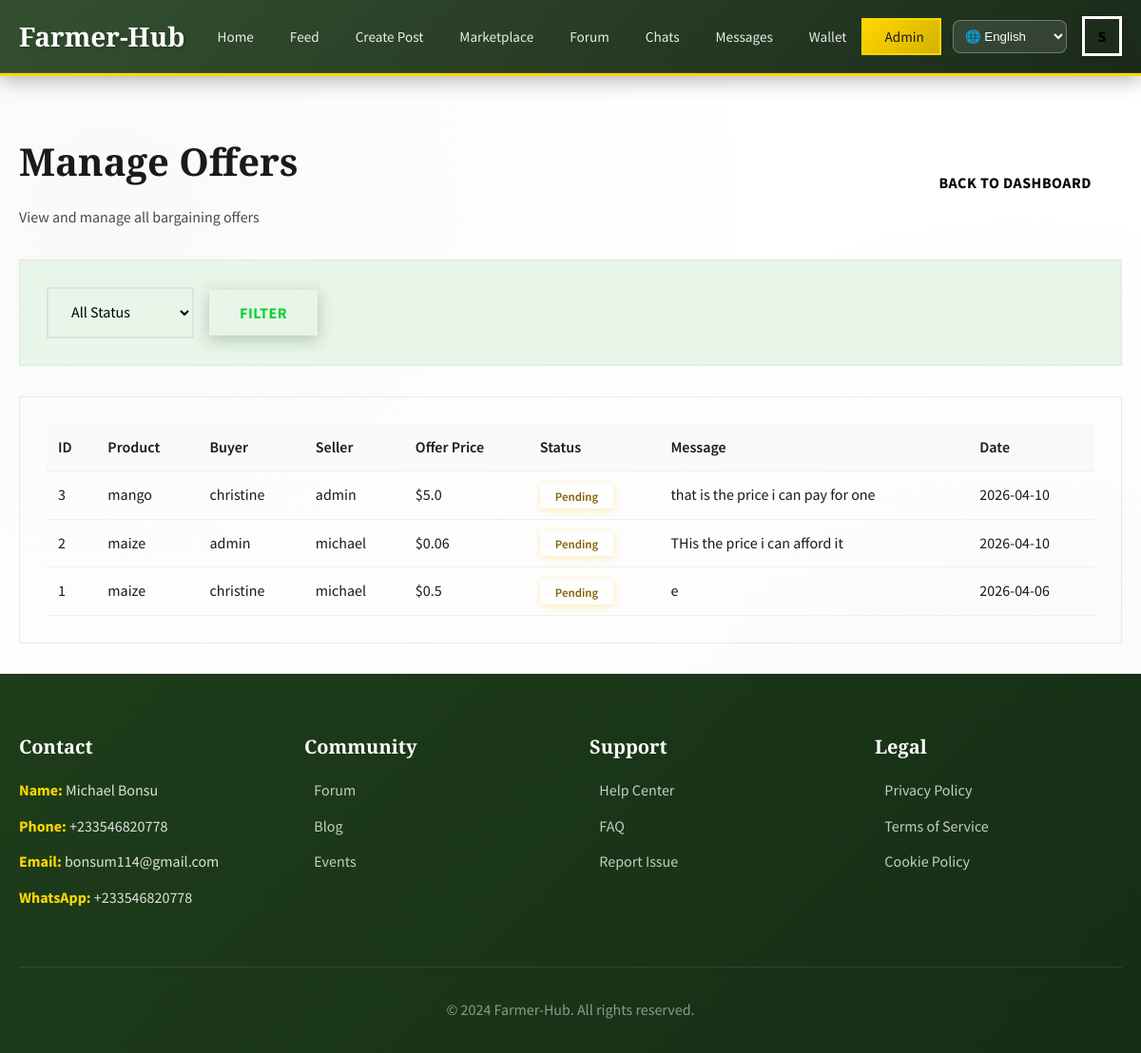
The page /admin/offers (signed in) on the database its author committed.
### app.py (models this page shows, shortened)
class User(UserMixin, db.Model):
    id = db.Column(db.Integer, primary_key=True)
    username = db.Column(db.String(80), unique=True, nullable=False)
    email = db.Column(db.String(120), unique=True, nullable=False)
    password_hash = db.Column(db.String(200), nullable=False)
    full_name = db.Column(db.String(100), nullable=False)
    location = db.Column(db.String(100))
    farm_type = db.Column(db.String(50))  # crop, livestock, mixed
    bio = db.Column(db.Text)
    avatar = db.Column(db.String(200), default='default-avatar.png')
    social_provider = db.Column(db.String(20))  # google, facebook, twitter, local
    language = db.Column(db.String(10), default='en')  # en, es, fr, de, zh, hi
    is_admin = db.Column(db.Boolean, default=False)
    is_active = db.Column(db.Boolean, default=True)
    created_at = db.Column(db.DateTime, default=datetime.utcnow)
    last_login = db.Column(db.DateTime)
    login_count = db.Column(db.Integer, default=0)
    products = db.relationship('Product', backref='seller', lazy=True)
    questions = db.relationship('Question', backref='author', lazy=True)
    answers = db.relationship('Answer', backref='author', lazy=True)
    offers_sent = db.relationship('Offer', foreign_keys='Offer.buyer_id', backref='buyer', lazy=True)
    offers_received = db.relationship('Offer', foreign_keys='Offer.seller_id', backref='seller', lazy=True)
    messages_sent = db.relationship('Message', foreign_keys='Message.sender_id', backref='sender', lazy=True)
    messages_received = db.relationship('Message', foreign_keys='Message.receiver_id', backref='receiver', lazy=True)

class Offer(db.Model):
    id = db.Column(db.Integer, primary_key=True)
    product_id = db.Column(db.Integer, db.ForeignKey('product.id'), nullable=False)
    buyer_id = db.Column(db.Integer, db.ForeignKey('user.id'), nullable=False)
    seller_id = db.Column(db.Integer, db.ForeignKey('user.id'), nullable=False)
    offer_price = db.Column(db.Float, nullable=False)
    status = db.Column(db.String(20), default='pending')  # pending, accepted, rejected, counter
    message = db.Column(db.Text)
    counter_offer = db.Column(db.Float)
    created_at = db.Column(db.DateTime, default=datetime.utcnow)

class Product(db.Model):
    id = db.Column(db.Integer, primary_key=True)
    seller_id = db.Column(db.Integer, db.ForeignKey('user.id'), nullable=False)
    title = db.Column(db.String(150), nullable=False)
    description = db.Column(db.Text, nullable=False)
    category = db.Column(db.String(50), nullable=False)  # seeds, animals
    subcategory = db.Column(db.String(50))  # vegetables, fruits, livestock, poultry
    price = db.Column(db.Float, nullable=False)
    quantity = db.Column(db.Integer, default=1)
    unit = db.Column(db.String(20))  # kg, piece, liter
    image_url = db.Column(db.String(200))
    status = db.Column(db.String(20), default='available')  # available, sold, reserved
    created_at = db.Column(db.DateTime, default=datetime.utcnow)
    offers = db.relationship('Offer', backref='product', lazy=True)

### app.py (the view)
@app.route('/admin/offers')
@login_required
@admin_required
def admin_offers():
    status = request.args.get('status')
    query = Offer.query
    if status:
        query = query.filter_by(status=status)
    offers = query.order_by(Offer.created_at.desc()).all()
    return render_template('admin/offers.html', offers=offers)

### app.py (called while the page is built)
@login_manager.user_loader
def load_user(user_id):
    return User.query.get(int(user_id))

@app.context_processor
def inject_translations():
    lang = 'en'
    if current_user.is_authenticated and current_user.language:
        lang = current_user.language
    elif session.get('language'):
        lang = session['language']
    return dict(
        languages=LANGUAGES,
        current_language=lang,
        t=TRANSLATIONS.get(lang, TRANSLATIONS['en'])
    )

def admin_required(f):
    from functools import wraps
    @wraps(f)
    def decorated_function(*args, **kwargs):
        if not current_user.is_authenticated:
            flash('Please log in to access this page.', 'error')
            return redirect(url_for('login'))
        if not current_user.is_admin:
            flash('You do not have admin privileges.', 'error')
            return redirect(url_for('dashboard'))
        return f(*args, **kwargs)
    return decorated_function

### templates/admin/offers.html (shortened to what this page needs)
{% extends "layout.html" %}
{% block content %}
<div class="container mt-4">
    <div class="d-flex justify-between align-center mb-4">
        <div>
            <h1 style="color: #1A1A1A;">Manage Offers</h1>
            <p class="text-secondary" style="color: #4A4A4A;">View and manage all bargaining offers</p>
        </div>
        <a href="{{ url_for('admin_dashboard') }}" class="btn btn-outline">Back to Dashboard</a>
    </div>
    <div class="marketplace-filters mb-4">
        <form method="GET" class="filter-group">
            <select name="status" class="form-select" style="width: auto;">
                <option value="">All Status</option>
            </select>
            <button type="submit" class="btn btn-primary">Filter</button>
        </form>
    </div>
    <div class="card">
        <div class="card-body" style="color: #1A1A1A;">
            <table class="table">
                <thead>
                    <tr style="color: #1A1A1A;">
                        <th>ID</th>
                        <th>Product</th>
                        <th>Buyer</th>
                        <th>Seller</th>
                        <th>Offer Price</th>
                        <th>Status</th>
                        <th>Message</th>
                        <th>Date</th>
                    </tr>
                </thead>
                <tbody style="color: #1A1A1A;">
                    {% for offer in offers %}
                    <tr style="color: #1A1A1A;">
                        <td>{{ offer.id }}</td>
                        <td>{{ offer.product.title }}</td>
                        <td>{{ offer.buyer.username }}</td>
                        <td>{{ offer.seller.username }}</td>
                        <td>${{ offer.offer_price }}</td>
                        <td>
                            {% if offer.status == 'pending' %}
                            <span class="unsolved-badge">Pending</span>
                            {% elif offer.status == 'accepted' %}
                            <span class="solved-badge">Accepted</span>
                            {% elif offer.status == 'rejected' %}
                            <span class="badge bg-danger">Rejected</span>
                            {% elif offer.status == 'counter' %}
                            <span class="badge bg-info">Counter</span>
                            {% endif %}
                        </td>
                        <td>{{ offer.message or 'N/A' }}</td>
                        <td>{{ offer.created_at.strftime('%Y-%m-%d') }}</td>
                    </tr>
                    {% else %}
                    <tr>
                        <td colspan="8" class="text-center">No offers found</td>
                    </tr>
                    {% endfor %}
                </tbody>
            </table>
        </div>
    </div>
</div>
{% endblock %}

### templates/layout.html (shortened to what this page needs)
<!DOCTYPE html>
<html lang="en">
<head>
    <link rel="stylesheet" href="{{ url_for('static', filename='css/style.css') }}">
    <link rel="stylesheet" href="{{ url_for('static', filename='css/animations.css') }}">
</head>
<body>
    {% if current_user.is_authenticated %}
    <nav class="navbar">
        <div class="navbar-container">
            <a href="{{ url_for('dashboard') }}" class="navbar-brand">
                Farmer-Hub
            </a>
            <div class="navbar-dashboard">
                <ul class="navbar-menu">
                    <li><a href="{{ url_for('dashboard') }}" title="Dashboard"><span class="nav-text">Home</span></a></li>
                    <li><a href="{{ url_for('feed') }}" title="Feed"><span class="nav-text">Feed</span></a></li>
                    <li><a href="{{ url_for('create_post') }}" title="Create Post"><span class="nav-text">Create Post</span></a></li>
                    <li><a href="{{ url_for('marketplace') }}" title="Marketplace"><span class="nav-text">Marketplace</span></a></li>
                    <li><a href="{{ url_for('forum') }}" title="Forum"><span class="nav-text">Forum</span></a></li>
                    <li><a href="{{ url_for('chats') }}" title="Chats"><span class="nav-text">Chats</span></a></li>
                    <li><a href="{{ url_for('messages') }}" title="Messages"><span class="nav-text">Messages</span></a></li>
                    <li><a href="{{ url_for('wallet') }}" title="Wallet"><span class="nav-text">Wallet</span></a></li>
                    {% if current_user.is_admin %}
                    <li><a href="{{ url_for('admin_dashboard') }}" title="Admin" class="admin-link"><span class="nav-text">Admin</span></a></li>
                    {% endif %}
                </ul>
            </div>
            <div class="navbar-actions">
                <div class="language-selector">
                    <select onchange="window.location.href='?lang='+this.value" style="padding: 0.5rem; border-radius: 8px; border: 1px solid rgba(255,255,255,0.3); background: rgba(255,255,255,0.1); color: white;">
                        <option value="en" {% if session.get('lang')=='en' or not session.get('lang') %}selected{% endif %}>🌐 English</option>
                    </select>
                </div>
                <div class="user-dropdown">
                    <div class="user-avatar">
                        {{ current_user.full_name[0]|upper }}
                    </div>
                </div>
            </div>
        </div>
    </nav>
    {% endif %}
    <div class="main-content">
        {% block content %}{% endblock %}
    </div>
    {% if current_user.is_authenticated %}
    <footer class="footer" style="background: linear-gradient(135deg, #1E3D1A 0%, #152d15 100%); color: white; padding: 4rem 0 2rem;">
        <div class="container">
            <div class="footer-content">
                <div class="footer-section" style="color: white;">
                    <h4 style="color: white;">Contact</h4>
                    <ul style="color: rgba(255,255,255,0.85);">
                        <li><strong style="color: #FFD700;">Name:</strong> Michael Bonsu</li>
                        <li><strong style="color: #FFD700;">Phone:</strong> +233546820778</li>
                        <li><strong style="color: #FFD700;">Email:</strong> bonsum114@gmail.com</li>
                        <li><strong style="color: #FFD700;">WhatsApp:</strong> +233546820778</li>
                    </ul>
                </div>
                <div class="footer-section">
                    <h4>Community</h4>
                    <ul>
                        <li><a href="{{ url_for('forum') }}">Forum</a></li>
                        <li><a href="#">Blog</a></li>
                        <li><a href="#">Events</a></li>
                    </ul>
                </div>
                <div class="footer-section">
                    <h4>Support</h4>
                    <ul>
                        <li><a href="#">Help Center</a></li>
                        <li><a href="#">FAQ</a></li>
                        <li><a href="#">Report Issue</a></li>
                    </ul>
                </div>
                <div class="footer-section">
                    <h4>Legal</h4>
                    <ul>
                        <li><a href="#">Privacy Policy</a></li>
                        <li><a href="#">Terms of Service</a></li>
                        <li><a href="#">Cookie Policy</a></li>
                    </ul>
                </div>
            </div>
            <div class="footer-bottom">
                <p>&copy; 2024 Farmer-Hub. All rights reserved.</p>
            </div>
        </div>
    </footer>
    {% endif %}
</body>
</html>

### css/animations.css (style rules this page uses)
.card { transition: all 0.3s cubic-bezier(0.4, 0, 0.2, 1); }
.btn { position: relative; overflow: hidden; }
.btn::before { content: ''; position: absolute; top: 0; left: -100%; width: 100%; height: 100%; background: linear-gradient( 90deg, transparent, rgba(255, 255, 255, 0.3), transparent ); transition: left 0.5s ease; }
.navbar-menu a { position: relative; }
.navbar-menu a::after { content: ''; position: absolute; bottom: 0; left: 50%; width: 0; height: 2px; background: #FFD700; transition: all 0.3s ease; transform: translateX(-50%); }

### templates/admin/offers.html (style rules this page uses)
.table { width: 100%; border-collapse: collapse; }
.table th, .table td { padding: 12px; text-align: left; border-bottom: 1px solid #eee; color: #1A1A1A; }
.table th { background: #f8f9fa; font-weight: 600; }

### rows shown on the page
User: full_name "S"
Offer: id "3", product "mango", buyer.username "christine", seller.username "admin", offer_price "5.0", status "Pending", message "that is the price i can pay for one", created_at "2026-04-10"
Offer: id "2", product "maize", buyer.username "admin", seller.username "michael", offer_price "0.06", status "Pending", message "THis the price i can afford it", created_at "2026-04-10"
Offer: id "1", product "maize", buyer.username "christine", seller.username "michael", offer_price "0.5", status "Pending", message "e", created_at "2026-04-06"
